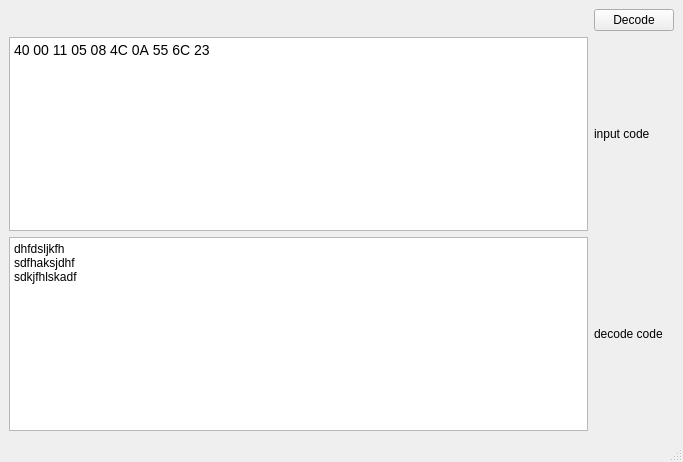
<?xml version="1.0" encoding="UTF-8"?>
<ui version="4.0">
 <class>MainWindow</class>
 <widget class="QMainWindow" name="MainWindow">
  <property name="geometry">
   <rect>
    <x>0</x>
    <y>0</y>
    <width>683</width>
    <height>462</height>
   </rect>
  </property>
  <property name="windowTitle">
   <string>MainWindow</string>
  </property>
  <widget class="QWidget" name="centralwidget">
   <layout class="QGridLayout" name="gridLayout">
    <item row="0" column="1">
     <widget class="QPushButton" name="decodeButton">
      <property name="text">
       <string>Decode</string>
      </property>
     </widget>
    </item>
    <item row="1" column="0">
     <widget class="QTextEdit" name="inputText">
      <property name="html">
       <string>&lt;!DOCTYPE HTML PUBLIC &quot;-//W3C//DTD HTML 4.0//EN&quot; &quot;http://www.w3.org/TR/REC-html40/strict.dtd&quot;&gt;
&lt;html&gt;&lt;head&gt;&lt;meta name=&quot;qrichtext&quot; content=&quot;1&quot; /&gt;&lt;style type=&quot;text/css&quot;&gt;
p, li { white-space: pre-wrap; }
&lt;/style&gt;&lt;/head&gt;&lt;body style=&quot; font-family:'SimSun'; font-size:9pt; font-weight:400; font-style:normal;&quot;&gt;
&lt;p style=&quot; margin-top:12px; margin-bottom:12px; margin-left:0px; margin-right:0px; -qt-block-indent:0; text-indent:0px;&quot;&gt;&lt;span style=&quot; font-family:'Consolas','Courier New','monospace'; font-size:14px; color:#000000;&quot;&gt;40 00 11 05 08 4C 0A 55 6C 23&lt;/span&gt;&lt;/p&gt;&lt;/body&gt;&lt;/html&gt;</string>
      </property>
     </widget>
    </item>
    <item row="1" column="1">
     <widget class="QLabel" name="label">
      <property name="text">
       <string>input code</string>
      </property>
     </widget>
    </item>
    <item row="2" column="0">
     <widget class="QTextEdit" name="outputText">
      <property name="html">
       <string>&lt;!DOCTYPE HTML PUBLIC &quot;-//W3C//DTD HTML 4.0//EN&quot; &quot;http://www.w3.org/TR/REC-html40/strict.dtd&quot;&gt;
&lt;html&gt;&lt;head&gt;&lt;meta name=&quot;qrichtext&quot; content=&quot;1&quot; /&gt;&lt;style type=&quot;text/css&quot;&gt;
p, li { white-space: pre-wrap; }
&lt;/style&gt;&lt;/head&gt;&lt;body style=&quot; font-family:'SimSun'; font-size:9pt; font-weight:400; font-style:normal;&quot;&gt;
&lt;p style=&quot; margin-top:0px; margin-bottom:0px; margin-left:0px; margin-right:0px; -qt-block-indent:0; text-indent:0px;&quot;&gt;dhfdsljkfh&lt;/p&gt;
&lt;p style=&quot; margin-top:0px; margin-bottom:0px; margin-left:0px; margin-right:0px; -qt-block-indent:0; text-indent:0px;&quot;&gt;sdfhaksjdhf&lt;/p&gt;
&lt;p style=&quot; margin-top:0px; margin-bottom:0px; margin-left:0px; margin-right:0px; -qt-block-indent:0; text-indent:0px;&quot;&gt;sdkjfhlskadf&lt;/p&gt;&lt;/body&gt;&lt;/html&gt;</string>
      </property>
     </widget>
    </item>
    <item row="2" column="1">
     <widget class="QLabel" name="label_2">
      <property name="text">
       <string>decode code</string>
      </property>
     </widget>
    </item>
   </layout>
  </widget>
  <widget class="QMenuBar" name="menubar">
   <property name="geometry">
    <rect>
     <x>0</x>
     <y>0</y>
     <width>683</width>
     <height>23</height>
    </rect>
   </property>
  </widget>
  <widget class="QStatusBar" name="statusbar"/>
 </widget>
 <resources/>
 <connections/>
</ui>
